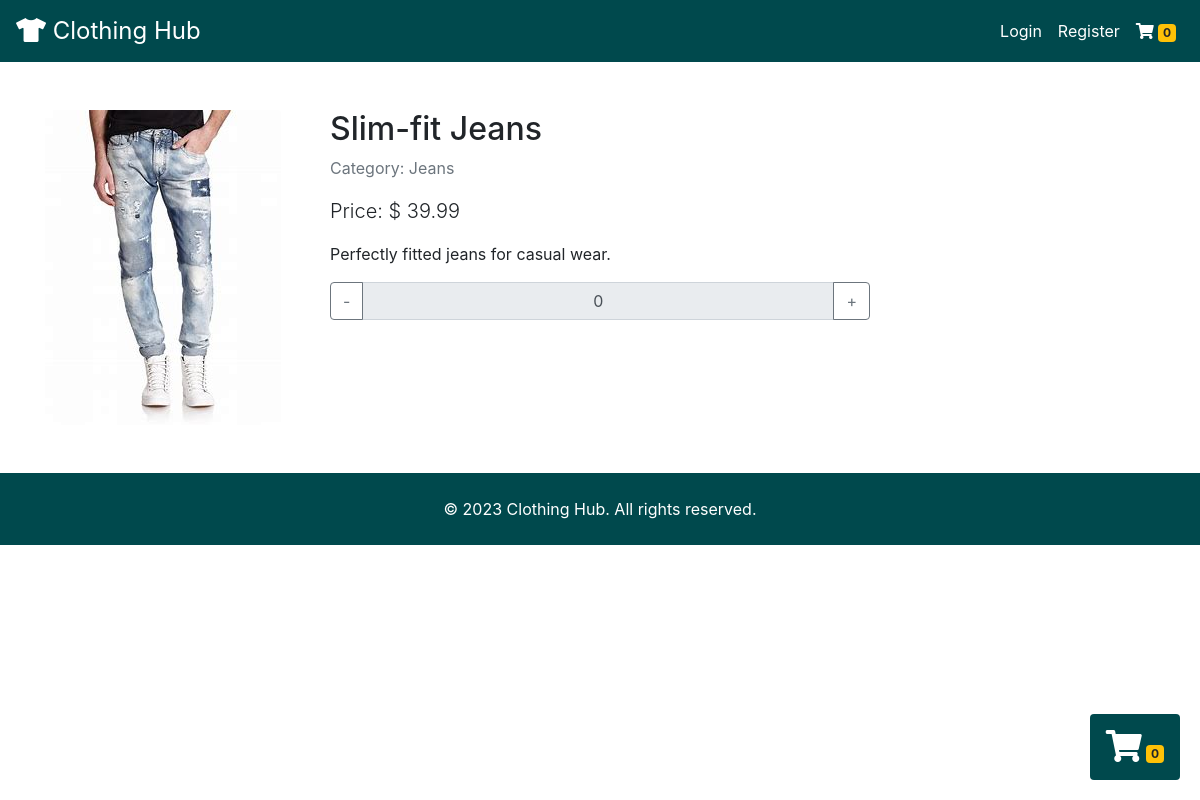
The app's page /product_details.php?id=11 with its own data.
### tables this page shows
CREATE TABLE `products` (
  `productID` int(11) NOT NULL,
  `productName` varchar(255) NOT NULL,
  `description` text DEFAULT NULL,
  `price` decimal(10,2) NOT NULL,
  `imageURL` varchar(255) DEFAULT NULL,
  `category` varchar(255) DEFAULT NULL
);

### classes/Cart.php (called while the page is built, shortened)
<?php
class Cart {
    public function getCartCount() {
        return isset($_SESSION['cart']) ? array_sum($_SESSION['cart']) : 0;
    }
}
?>

### classes/Product.php (called while the page is built, shortened)
<?php
class Product {
    private $conn;
    public function __construct($conn) {
        $this->conn = $conn;
    }
    public function getProductByID($productID) {
        $stmt = $this->conn->prepare("SELECT * FROM products WHERE productID = :productID");
        $stmt->bindParam(':productID', $productID);
        $stmt->execute();
        return $stmt->fetch(PDO::FETCH_ASSOC);
    }
}
?>

### product_details.php (the view, shortened to what this page needs)
<?php
require 'includes/db_connection.php';
require 'classes/Product.php';
require 'classes/Cart.php';
$productObj = new Product($conn);
$cartObj = new Cart($conn);
$cartCount = $cartObj->getCartCount();
if (isset($_GET['id'])) {
    $productID = $_GET['id'];
    $productDetails = $productObj->getProductByID($productID);
} else {
    header('Location: show_products.php');
    exit();
}
$productQuantityInCart = isset($_SESSION['cart'][$productID]) ? $_SESSION['cart'][$productID] : 0;
?>
<!DOCTYPE html>
<html lang="en">
<head>
    <link rel="stylesheet" href="https://maxcdn.bootstrapcdn.com/bootstrap/4.5.2/css/bootstrap.min.css">
    <link rel="stylesheet" href="https://cdnjs.cloudflare.com/ajax/libs/font-awesome/5.15.1/css/all.min.css">
</head>
<body>
    <nav class="navbar navbar-expand-lg" style="background-color: #00494d;">
        <a class="navbar-brand text-white" href="index.php" style="font-size: 24px;">
            <i class="fas fa-tshirt"></i> Clothing Hub
        </a>
        <div class="collapse navbar-collapse" id="navbarNav">
            <ul class="navbar-nav ml-auto">
                <?php if (isset($_SESSION['username'])): ?>
                    <li class="nav-item">
                        <span class="navbar-text text-white mr-3">Welcome,
                            <?php echo $_SESSION['username']; ?>!
                        </span>
                    </li>
                    <li class="nav-item">
                        <a class="nav-link text-white" href="logout.php">Logout</a>
                    </li>
                <?php else: ?>
                    <li class="nav-item">
                        <a class="nav-link text-white" href="login.php">Login</a>
                    </li>
                    <li class="nav-item">
                        <a class="nav-link text-white" href="register.php">Register</a>
                    </li>
                <?php endif; ?>
                <li class="nav-item">
                    <a class="nav-link text-white" href="cart.php">
                        <i class="fas fa-shopping-cart"></i>
                        <span class="badge badge-warning">
                            <?php echo $cartCount; ?>
                        </span>
                    </a>
                </li>
            </ul>
        </div>
    </nav>
    <div class="container mt-5">
        <div class="row">
            <div class="col-md-3 position-relative">
                <div class="product-image-container">
                    <img src="<?php echo $productDetails['imageURL']; ?>"
                        alt="<?php echo $productDetails['productName']; ?>" class="img-fluid product-image rounded"
                        data-toggle="modal" data-target="#productImageModal">
                </div>
            </div>
            <div class="col-md-6">
                <h2>
                    <?php echo $productDetails['productName']; ?>
                </h2>
                <p class="text-muted">Category:
                    <?php echo $productDetails['category']; ?>
                </p>
                <p class="lead">Price: $
                    <?php echo $productDetails['price']; ?>
                </p>
                <p>
                    <?php echo $productDetails['description']; ?>
                </p>
                <div class="input-group mb-3">
                    <div class="input-group-prepend">
                        <button class="btn btn-outline-secondary quantity-decrease" type="button"
                            data-product-id="<?php echo $productID; ?>">-</button>
                    </div>
                    <input type="text" class="form-control text-center" value="<?php echo $productQuantityInCart; ?>"
                        readonly>
                    <div class="input-group-append">
                        <button class="btn btn-outline-secondary quantity-increase" type="button"
                            data-product-id="<?php echo $productID; ?>">+</button>
                    </div>
                </div>
            </div>
        </div>
    </div>
    <div style="position: fixed; bottom: 20px; right: 20px; z-index: 1000;" class="animated">
        <a href="cart.php">
            <div style="background-color: #00494d;" class="rounded p-3 text-white">
                <i class="fas fa-shopping-cart fa-2x"></i>
                <span class="badge badge-warning">
                    <?php echo $cartCount; ?>
                </span>
            </div>
        </a>
    </div>
    <footer style="background-color: #00494d;" class="text-white mt-5 p-4 text-center">
        &copy; 2023 Clothing Hub. All rights reserved.
    </footer>
</body>
</html>

### product_details.php (style rules this page uses)
.product-image { transition: transform .3s ease-in-out; cursor: pointer; }

### records on screen
products: imageURL (picture), productName "Slim-fit Jeans", category "Jeans", price "39.99", description "Perfectly fitted jeans for casual wear."

### other values on screen
$cartCount "0"
